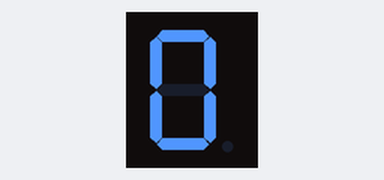
Recording of a sketch running on a simulated Arduino Uno, built with avr-gcc and run on an emulated ATmega328P. Shown: 1-digit seven-segment display. Wiring (inferred from the names in the program): 1-digit 7-segment display, segments lit when HIGH: segments pin 2, pin 3, pin 4, pin 5, pin 6, pin 7, pin 8. The segment pins are drawn as the display they are named for.

Above: at 0.1 s.
At 0.6 s:
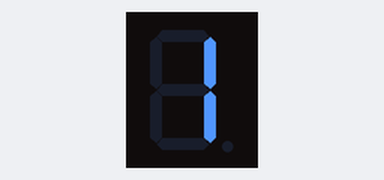
At 1.1 s:
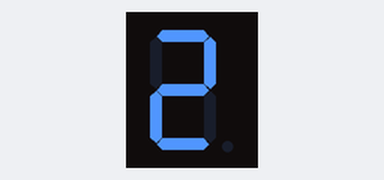
At 2.1 s:
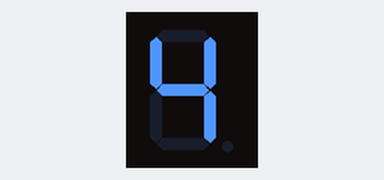
At 3.1 s:
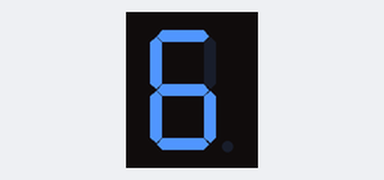
At 4.6 s:
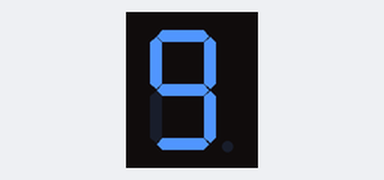

The sketch:

7segment_1.ino
```cpp
int num_array[10][7] = {  { 1,1,1,1,1,1,0 },    // 0
                          { 0,1,1,0,0,0,0 },    // 1
                          { 1,1,0,1,1,0,1 },    // 2
                          { 1,1,1,1,0,0,1 },    // 3
                          { 0,1,1,0,0,1,1 },    // 4
                          { 1,0,1,1,0,1,1 },    // 5
                          { 1,0,1,1,1,1,1 },    // 6
                          { 1,1,1,0,0,0,0 },    // 7
                          { 1,1,1,1,1,1,1 },    // 8
                          { 1,1,1,1,0,1,1 }     // 9
                       };

const int segment_a = 2;
const int segment_b = 3;
const int segment_c = 4;
const int segment_d = 5;
const int segment_e = 6;
const int segment_f = 7;
const int segment_g = 8;


void setup() {
  // set pin modes for each segment
  pinMode(segment_a, OUTPUT);
  pinMode(segment_b, OUTPUT);
  pinMode(segment_c, OUTPUT);
  pinMode(segment_d, OUTPUT);
  pinMode(segment_e, OUTPUT);
  pinMode(segment_f, OUTPUT);
  pinMode(segment_g, OUTPUT);
}

void displayDigit(int digit) {
  digitalWrite(segment_a, num_array[digit][0]);
  digitalWrite(segment_b, num_array[digit][1]);
  digitalWrite(segment_c, num_array[digit][2]);
  digitalWrite(segment_d, num_array[digit][3]);
  digitalWrite(segment_e, num_array[digit][4]);
  digitalWrite(segment_f, num_array[digit][5]);
  digitalWrite(segment_g, num_array[digit][6]);
}

void loop() {
  for (int i = 0; i < 10; i++) {
    displayDigit(i);
    delay(500); // 1 sec
  }
}
```

Measured:
- by itself, everything shown: repeats every 5.0 s, in 10 steps
- what the display in image 1 shows lasts 0.5 s, from 0.5 s to 1.0 s
